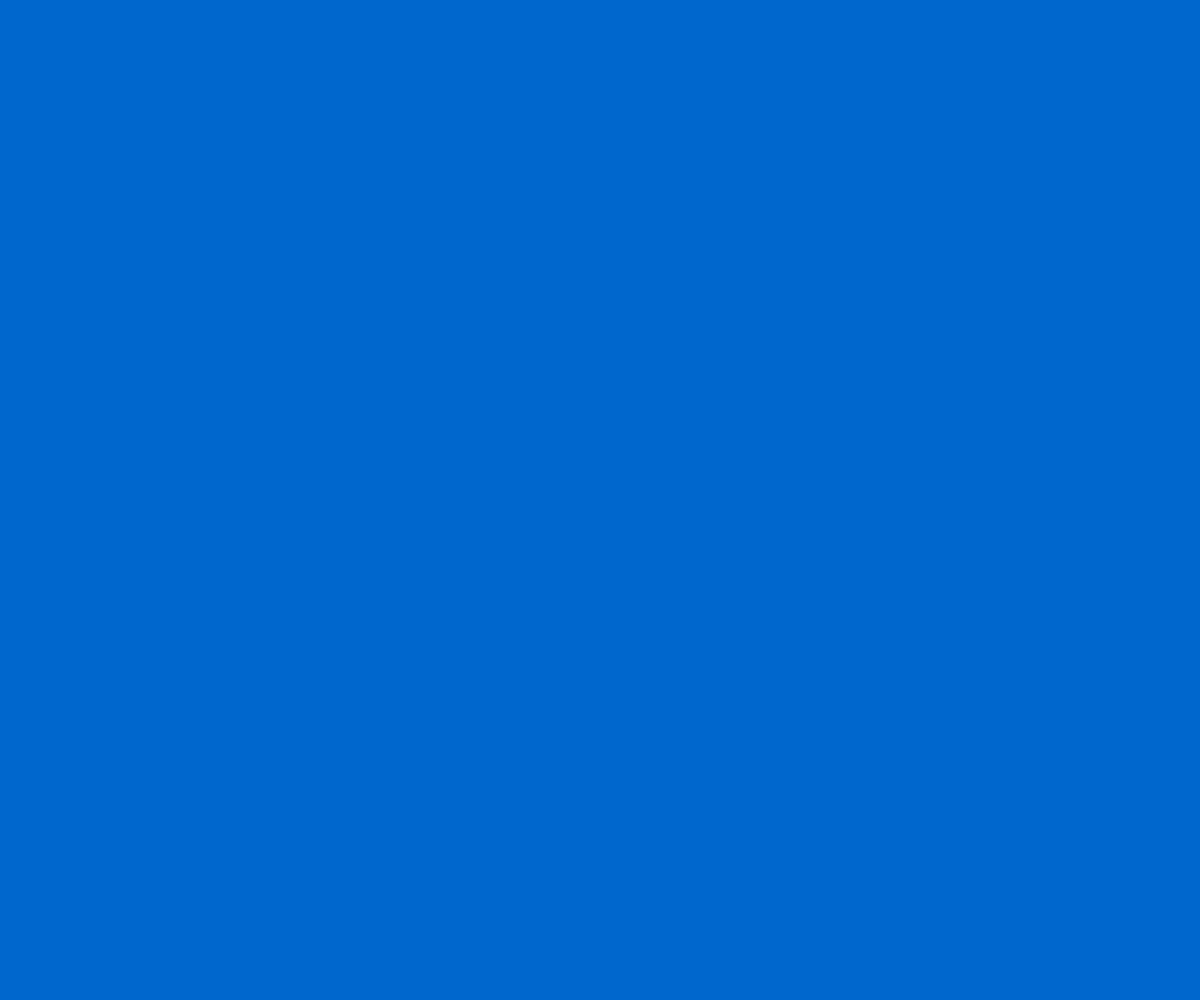
Frame 1 (no input)
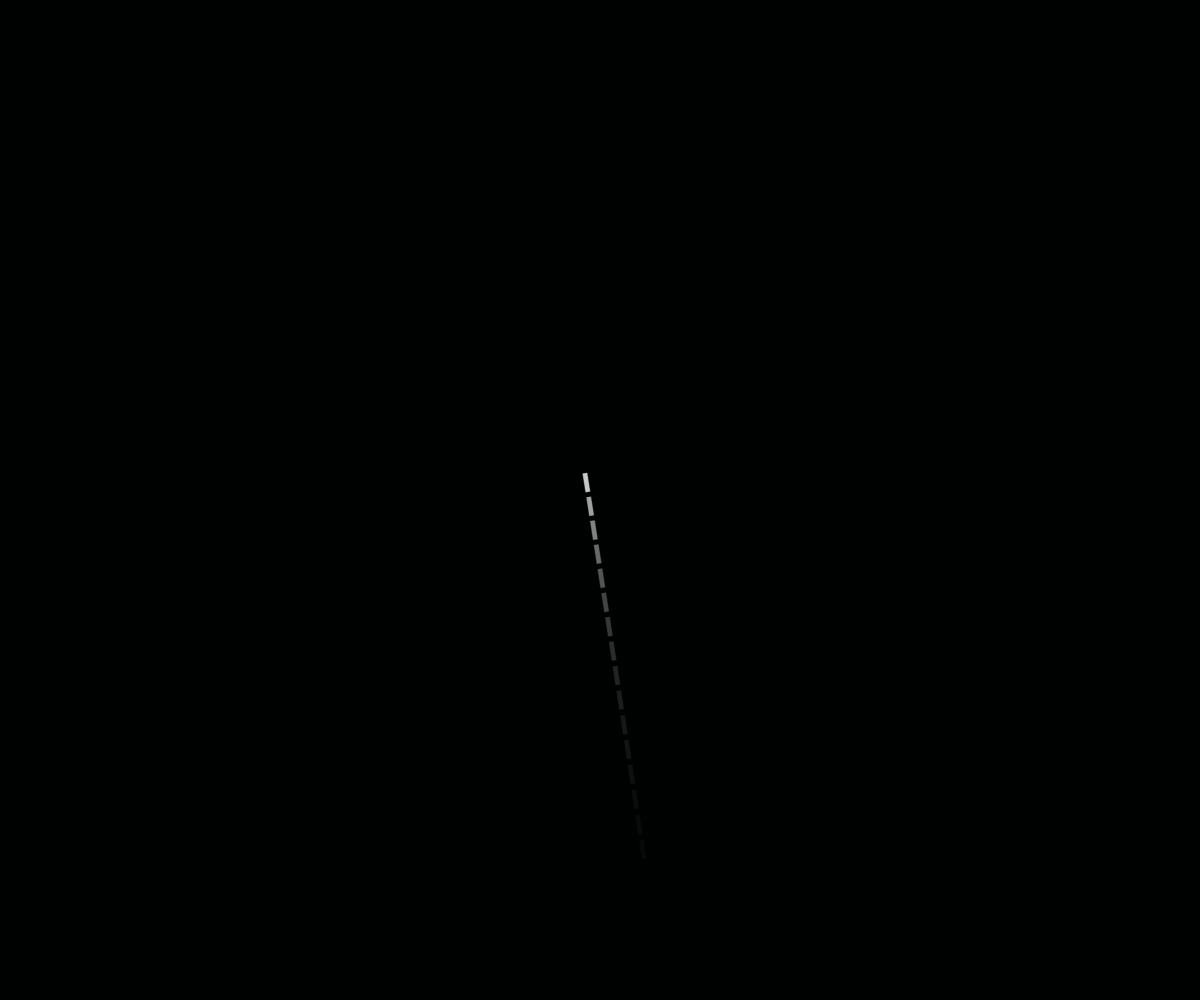
Frame 60 (no input)
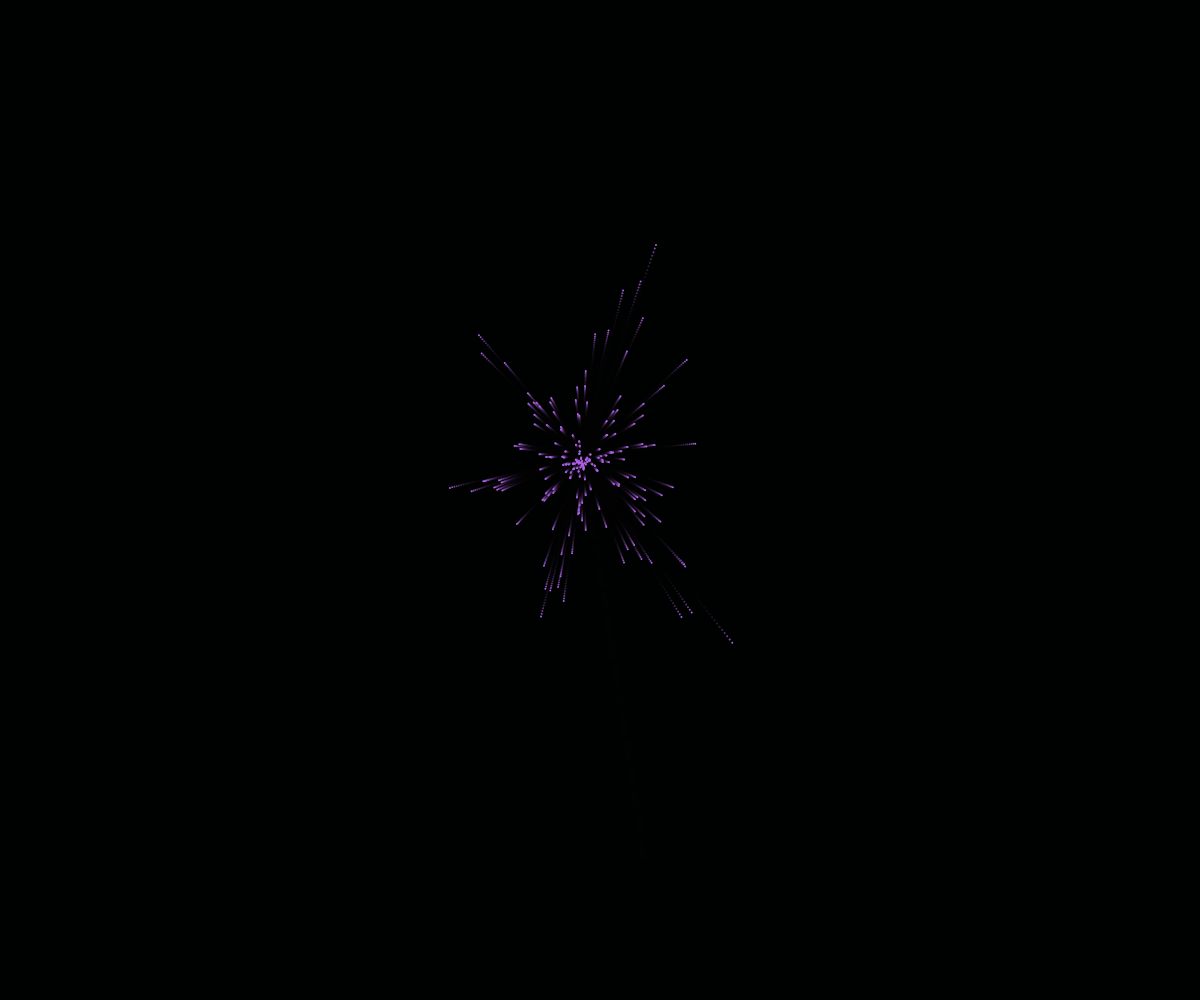
Frame 120 (the mouse pressed at the canvas centre since frame 60)

The p5.js sketch that drew these frames (run headless with seeded random() and noise() and a simulated clock; from frame 60 on, the mouse is pressed at the canvas centre):

// p5.js sketch
// ── sketch.js
var fireWorks;
var func;
var GRAVITY;
var stars = [];

var angle;


function setup() {

	createCanvas(windowWidth, windowHeight);
	background(0,128,255);
	GRAVITY = createVector(0,0.1);

	fireWorks= [];

	func = [hearth,sphereFunc,star];

	for (var i = 25; i >=0 ; i--) {
		stars.push(new StarObject())
	}

}

function draw() {




	background(0,0,0,50);
	for (var i = stars.length-1; i >=0 ; i--) {
		stars[i].show()
	}
	for (var i = fireWorks.length-1; i >=0 ; i--) {
		fireWorks[i].run(GRAVITY)
		if(fireWorks[i].isDead())
			fireWorks.slice(i,1);


	}
	if(random(0,1)< 0.015)
		fireWorks.push(new FireWork())

}


function hearth (angle){
	return 	-0.5 * (2 - 2 * sin(angle) +sin(angle) * ((sqrt(Math.abs(cos(angle))))/(sin(angle)+1.4)))
}

function sphereFunc(angle){
	return 1;
}

function star(angle){
	return pow(sin(1.2 * angle),2)+ pow(cos(6 * angle),3)


}


function windowResized() {
	resizeCanvas(windowWidth, windowHeight);
}

// ── particle.js
var Particle = function (pos,vel, lifespan) {
  this.pos = pos.copy();
  this.vel = vel.copy();
  this.acc = createVector();
  this.lifespan=lifespan;
}

Particle.prototype.update = function() {
      this.vel.add(this.acc);
      this.pos.add(this.vel);
      this.lifespan -= 2.5;
      this.acc.mult(0);
}


Particle.prototype.applyForce = function(f) {
    this.acc.add(f);
}


Particle.prototype.isDead = function () {
    if (this.lifespan <= 0.0) {
        return true;
    } else {
        return false;
    }
}



var Rocket = function (pos,vel,r,lifespan) {
  this.rocketParticle = new Particle(pos,vel,lifespan);
  this.r = r;

}

Rocket.prototype.run = function(acc) {
  this.rocketParticle.applyForce(acc);
  this.rocketParticle.update();
  this.show();

}

Rocket.prototype.isDead = function() {
  return this.rocketParticle.isDead();
}

Rocket.prototype.show = function() {
  stroke(0,100);
  fill(255,200);
  if(!this.rocketParticle.isDead()){
    beginShape();
    var pos = this.rocketParticle.pos;
    var angle = this.rocketParticle.vel.heading();
    vertex(pos.x + this.r * cos(angle +      PI/12) ,pos.y + this.r * sin(angle +      PI/12));
    vertex(pos.x + this.r * cos(angle + PI - PI/12) ,pos.y + this.r * sin(angle + PI - PI/12));
    vertex(pos.x + this.r * cos(angle + PI + PI/12) ,pos.y + this.r * sin(angle + PI + PI/12));
    vertex(pos.x + this.r * cos(angle -      PI/12) ,pos.y + this.r * sin(angle -      PI/12));
    endShape();
  }
}




var Fire = function (pos) {

  this.particles = []
  this.clr =  color(random(0,255),random(0,255),random(0,255));
  var rot = random(-PI/8,PI/8)
  funcID= int(random(0,func.length));
  for (var i = 0; i < 200; i++) {
    var rand = p5.Vector.random2D().mult(randomGaussian(1.5,0.5));
    rand = rand.mult(func[funcID](rand.heading()))
	  rand = rand.rotate(rot);
    this.particles.push(new Particle(pos, rand,150))
  }
}

Fire.prototype.run = function(acc) {

  for (var i = 0; i < this.particles.length; i++) {
    this.particles[i].applyForce(acc)
    this.particles[i].update();
  }
  this.show();
}

Fire.prototype.isDead = function() {

  return this.particles[0].isDead();
}

Fire.prototype.show = function(){
  fill(this.clr);
  noStroke()
  if(!this.isDead()){
    for (var i = 0; i < this.particles.length; i++) {
      ellipse( this.particles[i].pos.x, this.particles[i].pos.y,2);
    }
  }
}

var FireWork = function () {
  this.obj = new Rocket(
		createVector(random(50,width-50),7*height/8),
		createVector(random(-4,4),	random(-0.045,-0.020) * height),
		10,
		random(40,50));;
    this.rocketState=true;
}
FireWork.prototype.isDead = function (acc) {
  return this.dead;
}

FireWork.prototype.run = function (acc) {
if(!this.isDead())
  if(this.rocketState) {
    this.obj.run(acc);
    this.rocketState = ! this.obj.isDead();
    if(!this.rocketState){
      this.obj= new Fire(this.obj.rocketParticle.pos)
    }
  } else {
    this.obj.run(acc.copy().mult(0.03));
    if(this.obj.isDead()) this.dead = true;
  }
}

// ── star.js
var StarObject = function(){
	this.pos = createVector(random(50,width-50),random(0, height/8));

}

StarObject.prototype.alhpa = function (){
	return  randomGaussian(1.2,0.4)
}


StarObject.prototype.show = function(){
	fill(240)
	stroke(240)
	ellipse(this.pos.x,this.pos.y,this.alpha*10)
}
